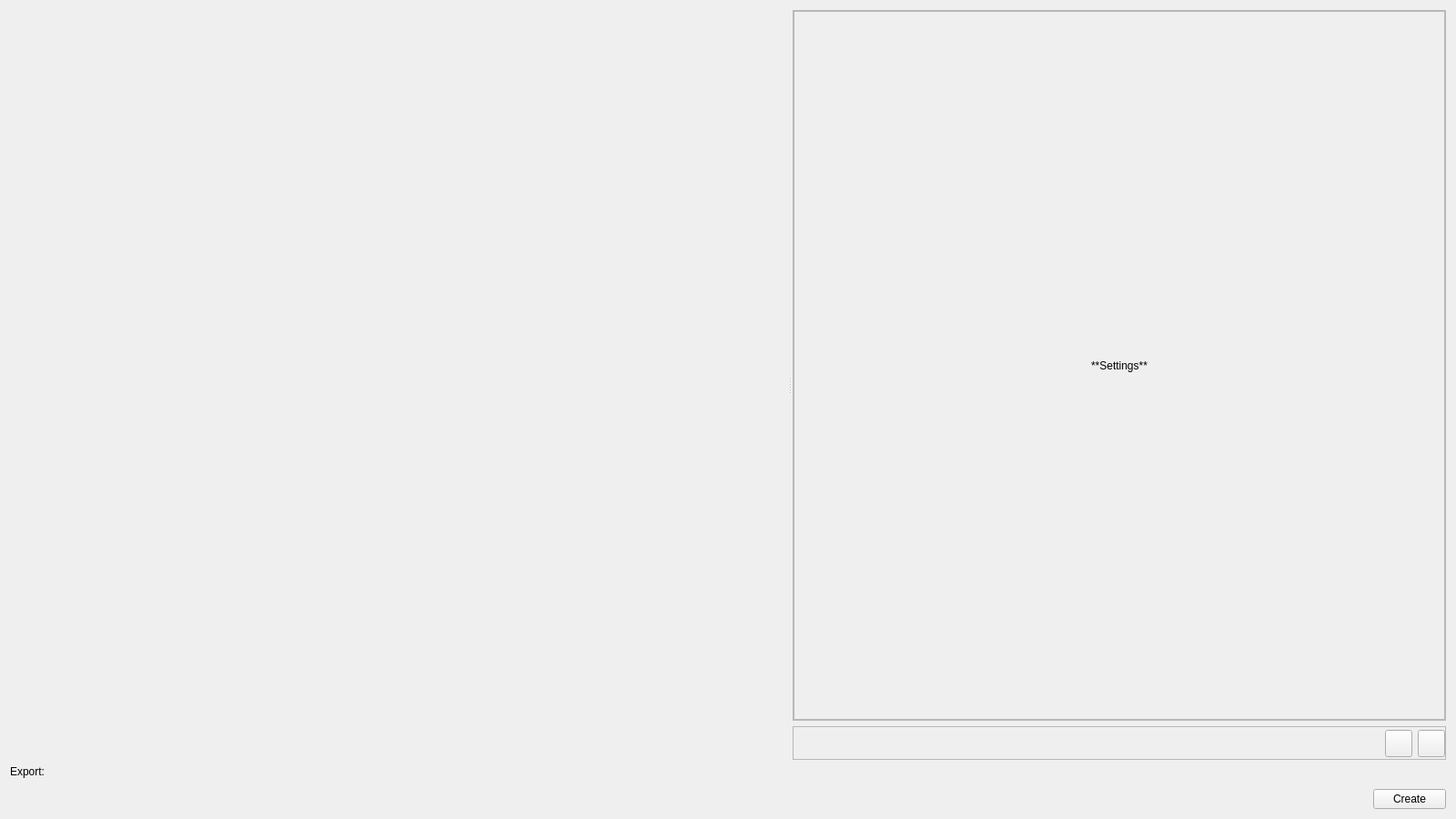
<?xml version="1.0" encoding="UTF-8"?>
<ui version="4.0">
 <class>Form</class>
 <widget class="QWidget" name="Form">
  <property name="geometry">
   <rect>
    <x>0</x>
    <y>0</y>
    <width>1600</width>
    <height>900</height>
   </rect>
  </property>
  <property name="windowTitle">
   <string>Form</string>
  </property>
  <layout class="QGridLayout" name="gridLayout">
   <item row="4" column="0">
    <widget class="FileSelector" name="fw_output" native="true"/>
   </item>
   <item row="5" column="0">
    <layout class="QHBoxLayout" name="button_layout">
     <item>
      <spacer name="horizontalSpacer_2">
       <property name="orientation">
        <enum>Qt::Orientation::Horizontal</enum>
       </property>
       <property name="sizeHint" stdset="0">
        <size>
         <width>40</width>
         <height>20</height>
        </size>
       </property>
      </spacer>
     </item>
     <item>
      <widget class="QPushButton" name="pb_create">
       <property name="text">
        <string>Create</string>
       </property>
      </widget>
     </item>
    </layout>
   </item>
   <item row="3" column="0">
    <widget class="QLabel" name="label_3">
     <property name="text">
      <string>Export:</string>
     </property>
    </widget>
   </item>
   <item row="2" column="0">
    <widget class="QSplitter" name="splitter">
     <property name="sizePolicy">
      <sizepolicy hsizetype="Expanding" vsizetype="Preferred">
       <horstretch>0</horstretch>
       <verstretch>1</verstretch>
      </sizepolicy>
     </property>
     <property name="orientation">
      <enum>Qt::Orientation::Horizontal</enum>
     </property>
     <property name="handleWidth">
      <number>6</number>
     </property>
     <widget class="Widget" name="property_picker" native="true"/>
     <widget class="QWidget" name="settings_widget" native="true">
      <layout class="QVBoxLayout" name="verticalLayout">
       <property name="leftMargin">
        <number>0</number>
       </property>
       <property name="topMargin">
        <number>0</number>
       </property>
       <property name="rightMargin">
        <number>0</number>
       </property>
       <property name="bottomMargin">
        <number>0</number>
       </property>
       <item>
        <widget class="QScrollArea" name="scrollArea_2">
         <property name="widgetResizable">
          <bool>true</bool>
         </property>
         <widget class="QWidget" name="scrollAreaWidgetContents_3">
          <property name="geometry">
           <rect>
            <x>0</x>
            <y>0</y>
            <width>682</width>
            <height>761</height>
           </rect>
          </property>
          <layout class="QVBoxLayout" name="verticalLayout_3">
           <property name="spacing">
            <number>6</number>
           </property>
           <property name="leftMargin">
            <number>0</number>
           </property>
           <property name="topMargin">
            <number>0</number>
           </property>
           <property name="rightMargin">
            <number>0</number>
           </property>
           <property name="bottomMargin">
            <number>0</number>
           </property>
           <item>
            <widget class="QFrame" name="main_settings">
             <property name="frameShape">
              <enum>QFrame::Shape::StyledPanel</enum>
             </property>
             <property name="frameShadow">
              <enum>QFrame::Shadow::Raised</enum>
             </property>
             <layout class="QGridLayout" name="gridLayout_2">
              <item row="0" column="0" colspan="2">
               <widget class="QLabel" name="label_13">
                <property name="text">
                 <string>**Settings**</string>
                </property>
                <property name="textFormat">
                 <enum>Qt::TextFormat::MarkdownText</enum>
                </property>
                <property name="alignment">
                 <set>Qt::AlignmentFlag::AlignCenter</set>
                </property>
               </widget>
              </item>
             </layout>
            </widget>
           </item>
          </layout>
         </widget>
        </widget>
       </item>
       <item>
        <widget class="QFrame" name="fr_download">
         <property name="frameShape">
          <enum>QFrame::Shape::StyledPanel</enum>
         </property>
         <property name="frameShadow">
          <enum>QFrame::Shadow::Raised</enum>
         </property>
         <layout class="QHBoxLayout" name="horizontalLayout">
          <property name="spacing">
           <number>6</number>
          </property>
          <property name="leftMargin">
           <number>0</number>
          </property>
          <property name="topMargin">
           <number>0</number>
          </property>
          <property name="rightMargin">
           <number>0</number>
          </property>
          <property name="bottomMargin">
           <number>5</number>
          </property>
          <item>
           <spacer name="horizontalSpacer">
            <property name="orientation">
             <enum>Qt::Orientation::Horizontal</enum>
            </property>
            <property name="sizeHint" stdset="0">
             <size>
              <width>1</width>
              <height>20</height>
             </size>
            </property>
           </spacer>
          </item>
          <item>
           <widget class="QToolButton" name="pb_import">
            <property name="minimumSize">
             <size>
              <width>30</width>
              <height>30</height>
             </size>
            </property>
            <property name="maximumSize">
             <size>
              <width>24</width>
              <height>24</height>
             </size>
            </property>
            <property name="toolTip">
             <string>Import</string>
            </property>
            <property name="text">
             <string/>
            </property>
           </widget>
          </item>
          <item>
           <widget class="QToolButton" name="pb_export">
            <property name="sizePolicy">
             <sizepolicy hsizetype="Minimum" vsizetype="Minimum">
              <horstretch>0</horstretch>
              <verstretch>0</verstretch>
             </sizepolicy>
            </property>
            <property name="minimumSize">
             <size>
              <width>30</width>
              <height>30</height>
             </size>
            </property>
            <property name="maximumSize">
             <size>
              <width>24</width>
              <height>24</height>
             </size>
            </property>
            <property name="toolTip">
             <string>Export</string>
            </property>
            <property name="text">
             <string/>
            </property>
           </widget>
          </item>
         </layout>
        </widget>
       </item>
      </layout>
     </widget>
    </widget>
   </item>
  </layout>
 </widget>
 <customwidgets>
  <customwidget>
   <class>FileSelector</class>
   <extends>QWidget</extends>
   <header>bsdd_gui.presets.ui_presets</header>
   <container>1</container>
  </customwidget>
  <customwidget>
   <class>Widget</class>
   <extends>QWidget</extends>
   <header>bsdd_gui.module.property_picker.ui</header>
   <container>1</container>
  </customwidget>
 </customwidgets>
 <resources/>
 <connections/>
</ui>
